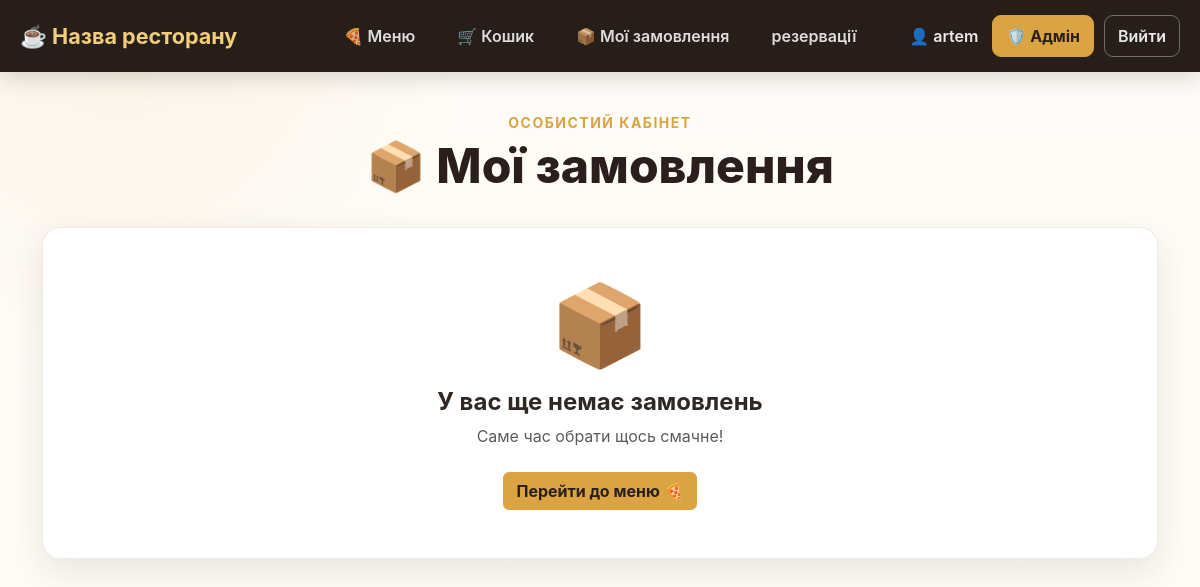
Before: /my_orders (signed in) with the older database file.
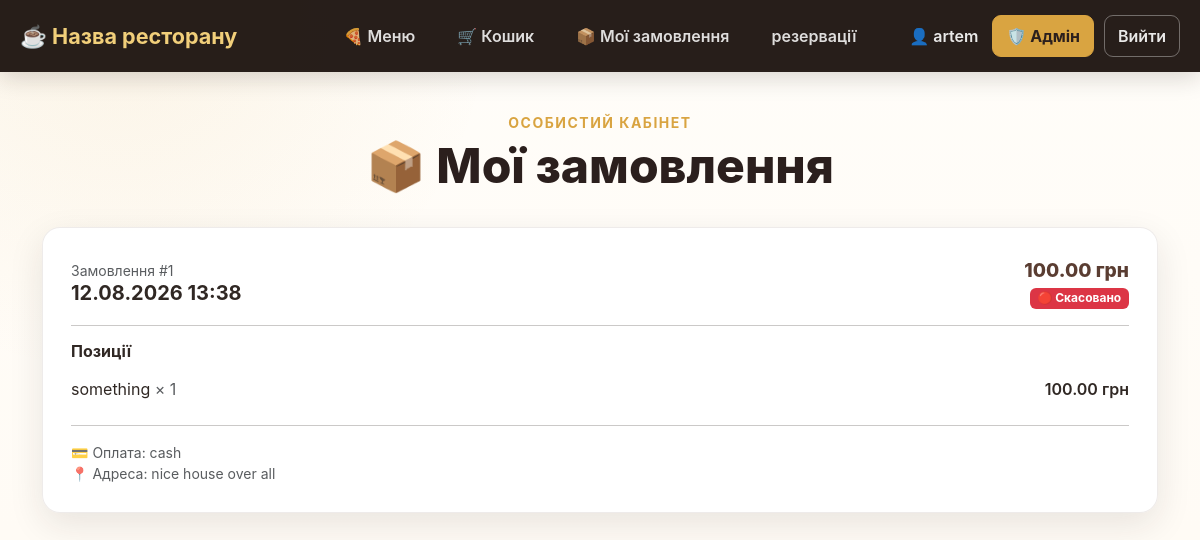
After: the same page with the newer database file.
### online_restaurant_db.py (models this page shows)
class Base(DeclarativeBase):
    pass

class Orders(Base):
    __tablename__ = "orders"
    id: Mapped[int] = mapped_column(primary_key=True)
    order_list: Mapped[dict] = mapped_column(JSON)
    order_time: Mapped[datetime] = mapped_column(DateTime)
    user_id: Mapped[int] = mapped_column(ForeignKey('users.id'))
    status: Mapped[str] = mapped_column(String(20), default='pending')
    user = relationship("Users", foreign_keys="Orders.user_id", back_populates="orders")

### online_restaurant.py (the view)
@app.route('/my_orders')
@login_required
def my_orders():
    with Session() as cursor:
        orders = (
            cursor.query(Orders)
            .filter_by(user_id=current_user.id)
            .order_by(Orders.order_time.desc())
            .all()
        )
        prepared_orders = []
        for order in orders:
            try:
                order_data = json.loads(order.order_list)
            except (json.JSONDecodeError, TypeError):
                order_data = {
                    'items': [],
                    'total_price': 0
                }
            prepared_orders.append({
                'id': order.id,
                'order_time': order.order_time,
                'items': order_data.get('items', []),
                'total_price': order_data.get('total_price', 0),
                'payment_method': order_data.get(
                    'payment_method',
                    'Не вказано'
                ),
                'address': order_data.get(
                    'address',
                    'Не вказано'
                ),
                'status': order.status
            })
    return render_template(
        'my_orders.html',
        orders=prepared_orders
    )

### online_restaurant.py (called while the page is built)
@app.before_request
def ensure_csrf_token():
    if "csrf_token" not in session:
        session["csrf_token"] = secrets.token_hex(16)

@login_manager.user_loader
def load_user(user_id):
    with Session() as session:
        user = session.query(Users).filter_by(id = user_id).first()
        if user:
            return user

@app.after_request
def apply_csp(response):
    nonce = secrets.token_urlsafe(16)  # Генеруємо випадковий nonce для дозволених скриптів
    csp = (
        f"default-src 'self'; "
        f"script-src 'self' 'nonce-{nonce}'; "
        f"style-src 'self'; "
        f"frame-ancestors 'none'; "
        f"base-uri 'self'; "
        f"form-action 'self'"
    )
    response.headers["Content-Security-Policy"] = csp
    response.set_cookie('nonce', nonce)
    return response

### templates/my_orders.html (shortened to what this page needs)
<!DOCTYPE html>
<html lang="uk">
<head>
    <link rel="stylesheet"
          href="{{ url_for('static', filename='css/bootstrap.min.css') }}">
    <link rel="stylesheet"
          href="{{ url_for('static', filename='css/restaurant.css') }}">
</head>
<body>
{% include '_navigation.html' %}
<main class="container pb-5">
    <div class="text-center py-4">
        <div class="text-uppercase small fw-bold"
             style="color:var(--gold);letter-spacing:1.5px">
            Особистий кабінет
        </div>
        <h1 class="section-title display-5 mt-1">
            📦 Мої замовлення
        </h1>
    </div>
    {% if orders %}
        {% for order in orders %}
            <div class="feature-card mb-4">
                <div class="d-flex justify-content-between
                            align-items-center mb-3">
                    <div>
                        <div class="text-muted small">
                            Замовлення #{{ order.id }}
                        </div>
                        <h2 class="h5 fw-bold mb-0">
                            {{ order.order_time.strftime(
                                '%d.%m.%Y %H:%M'
                            ) }}
                        </h2>
                    </div>
                    <div class="text-end">
                        <div class="price">
                            {{ "%.2f"|format(order.total_price) }}
                            грн
                        </div>
{% if order['status'] == 'pending' %}
    <span class="badge text-bg-warning">
        🟡 Очікує оплати
    </span>
{% elif order['status'] == 'paid' %}
    <span class="badge text-bg-success">
        🟢 Оплачено
    </span>
{% elif order['status'] == 'cancelled' %}
    <span class="badge text-bg-danger">
        🔴 Скасовано
    </span>
{% endif %}
                    </div>
                </div>
                <hr>
                <h3 class="h6 fw-bold">
                    Позиції
                </h3>
                {% for item in order['items'] %}
                    <div class="d-flex justify-content-between
                                align-items-center py-2">
                        <span>
                            {{ item.name }}
                            <span class="text-muted">
                                × {{ item.quantity }}
                            </span>
                        </span>
                        <span class="fw-semibold">
                            {{ "%.2f"|format(
                                item.price * item.quantity
                            ) }}
                            грн
                        </span>
                    </div>
                {% endfor %}
                <hr>
                <div class="small text-muted">
                    💳 Оплата:
                    {{ order.payment_method }}
                    <br>
                    📍 Адреса:
                    {{ order.address }}
                </div>
            </div>
        {% endfor %}
    {% else %}
        <div class="feature-card text-center py-5">
            <div class="display-1 mb-3">
                📦
            </div>
            <h2 class="h4 fw-bold">
                У вас ще немає замовлень
            </h2>
            <p class="text-muted mb-4">
                Саме час обрати щось смачне!
            </p>
            <a href="{{ url_for('menu') }}"
               class="btn btn-gold">
                Перейти до меню 🍕
            </a>
        </div>
    {% endif %}
</main>
</body>
</html>

Changed rows visible on the page:
added Orders: id "1", order_time "12.08.2026 13:38", total_price "100.00", status "🔴 Скасовано", name "something", quantity "1", price "100.00", payment_method "cash", address "nice house over all"
Other visible differences:
text no longer shown: "📦 У вас ще немає замовлень Саме час обрати щось смачне! Перейти до меню 🍕"
